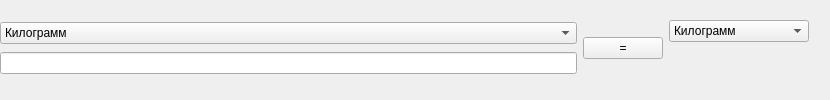
<?xml version="1.0" encoding="UTF-8"?>
<ui version="4.0">
 <class>Form</class>
 <widget class="QWidget" name="Form">
  <property name="geometry">
   <rect>
    <x>0</x>
    <y>0</y>
    <width>830</width>
    <height>100</height>
   </rect>
  </property>
  <property name="windowTitle">
   <string>Конвертор масс</string>
  </property>
  <widget class="QWidget" name="layoutWidget_2">
   <property name="geometry">
    <rect>
     <x>0</x>
     <y>20</y>
     <width>809</width>
     <height>57</height>
    </rect>
   </property>
   <layout class="QHBoxLayout" name="horizontalLayout_3">
    <item>
     <layout class="QVBoxLayout" name="verticalLayout">
      <item>
       <widget class="QComboBox" name="input_step">
        <item>
         <property name="text">
          <string>Килограмм</string>
         </property>
        </item>
        <item>
         <property name="text">
          <string>Грамм</string>
         </property>
        </item>
        <item>
         <property name="text">
          <string>Тонна</string>
         </property>
        </item>
        <item>
         <property name="text">
          <string>Центнер</string>
         </property>
        </item>
        <item>
         <property name="text">
          <string>Карат</string>
         </property>
        </item>
        <item>
         <property name="text">
          <string>Стоун</string>
         </property>
        </item>
        <item>
         <property name="text">
          <string>Фунт английский</string>
         </property>
        </item>
        <item>
         <property name="text">
          <string>Унция</string>
         </property>
        </item>
        <item>
         <property name="text">
          <string>Гран американский</string>
         </property>
        </item>
        <item>
         <property name="text">
          <string>Короткая тонна</string>
         </property>
        </item>
        <item>
         <property name="text">
          <string>Тройский фунт</string>
         </property>
        </item>
        <item>
         <property name="text">
          <string>Тройская унция</string>
         </property>
        </item>
        <item>
         <property name="text">
          <string>Гран британский</string>
         </property>
        </item>
        <item>
         <property name="text">
          <string>Пуд</string>
         </property>
        </item>
        <item>
         <property name="text">
          <string>Фунт русский</string>
         </property>
        </item>
        <item>
         <property name="text">
          <string>Золотник</string>
         </property>
        </item>
        <item>
         <property name="text">
          <string>Доля</string>
         </property>
        </item>
        <item>
         <property name="text">
          <string>Английская тонна</string>
         </property>
        </item>
        <item>
         <property name="text">
          <string>Марка</string>
         </property>
        </item>
       </widget>
      </item>
      <item>
       <layout class="QHBoxLayout" name="horizontalLayout">
        <item>
         <widget class="QLineEdit" name="input"/>
        </item>
       </layout>
      </item>
     </layout>
    </item>
    <item>
     <widget class="QPushButton" name="res">
      <property name="text">
       <string>=</string>
      </property>
     </widget>
    </item>
    <item>
     <layout class="QVBoxLayout" name="verticalLayout_3">
      <item>
       <widget class="QComboBox" name="output_step">
        <item>
         <property name="text">
          <string>Килограмм</string>
         </property>
        </item>
        <item>
         <property name="text">
          <string>Грамм</string>
         </property>
        </item>
        <item>
         <property name="text">
          <string>Тонна</string>
         </property>
        </item>
        <item>
         <property name="text">
          <string>Центнер</string>
         </property>
        </item>
        <item>
         <property name="text">
          <string>Карат</string>
         </property>
        </item>
        <item>
         <property name="text">
          <string>Стоун</string>
         </property>
        </item>
        <item>
         <property name="text">
          <string>Фунт английский</string>
         </property>
        </item>
        <item>
         <property name="text">
          <string>Унция</string>
         </property>
        </item>
        <item>
         <property name="text">
          <string>Гран американский</string>
         </property>
        </item>
        <item>
         <property name="text">
          <string>Короткая тонна</string>
         </property>
        </item>
        <item>
         <property name="text">
          <string>Тройский фунт</string>
         </property>
        </item>
        <item>
         <property name="text">
          <string>Тройская унция</string>
         </property>
        </item>
        <item>
         <property name="text">
          <string>Гран британский</string>
         </property>
        </item>
        <item>
         <property name="text">
          <string>Пуд</string>
         </property>
        </item>
        <item>
         <property name="text">
          <string>Фунт русский</string>
         </property>
        </item>
        <item>
         <property name="text">
          <string>Золотник</string>
         </property>
        </item>
        <item>
         <property name="text">
          <string>Доля</string>
         </property>
        </item>
        <item>
         <property name="text">
          <string>Английская тонна</string>
         </property>
        </item>
        <item>
         <property name="text">
          <string>Марка</string>
         </property>
        </item>
       </widget>
      </item>
      <item>
       <widget class="QLabel" name="output">
        <property name="text">
         <string/>
        </property>
       </widget>
      </item>
     </layout>
    </item>
   </layout>
  </widget>
 </widget>
 <resources/>
 <connections/>
</ui>
